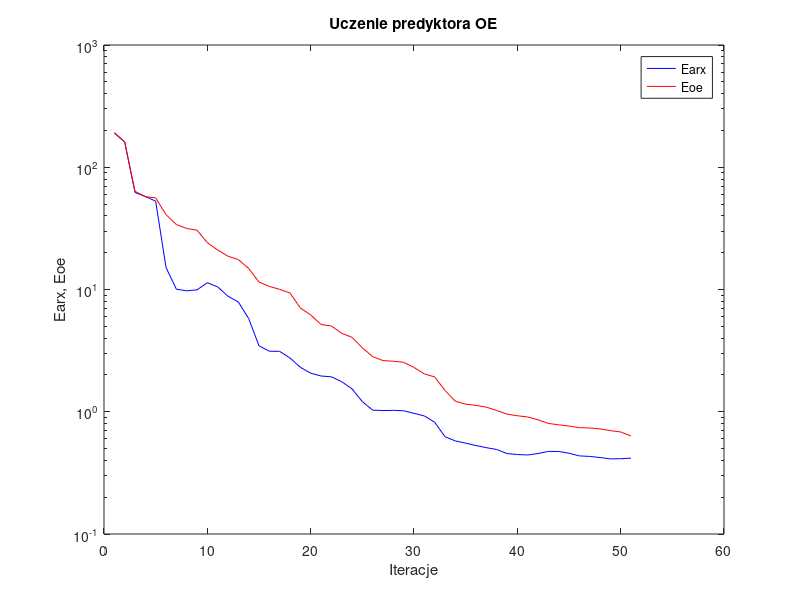
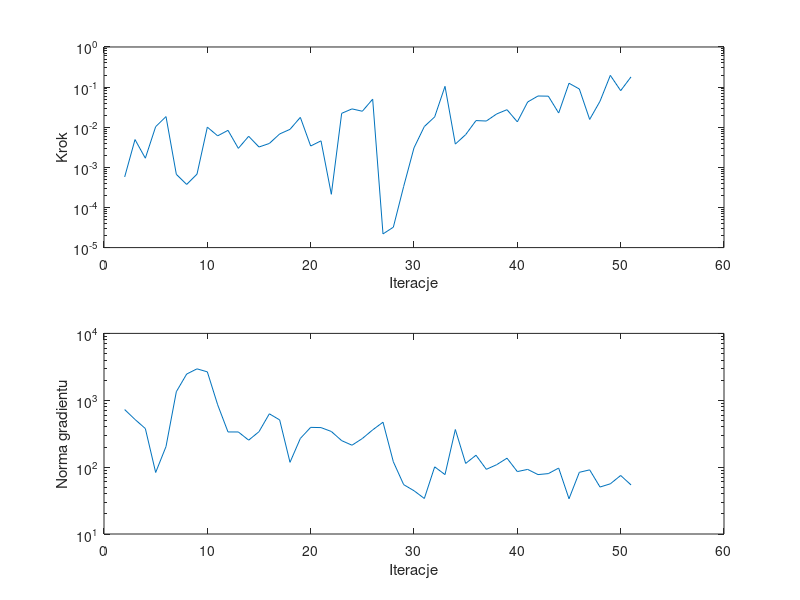

Recreate these plots in MATLAB, in order.
%uczenie predyktora oe
clear all;
n=0; farx(n+1)=1.908837e+002; foe(n+1)=1.916798e+002; wspucz(n+1)=0.000000e+000; ng(n+1)=0.000000e+000;
%odnowa zmiennej metryki
n=1; farx(n+1)=1.607739e+002; foe(n+1)=1.614338e+002; krok(n+1)=5.758264e-004; ng(n+1)=7.257980e+002;
n=2; farx(n+1)=6.218144e+001; foe(n+1)=6.355421e+001; krok(n+1)=4.926484e-003; ng(n+1)=5.162105e+002;
n=3; farx(n+1)=5.761088e+001; foe(n+1)=5.749177e+001; krok(n+1)=1.691206e-003; ng(n+1)=3.777325e+002;
n=4; farx(n+1)=5.280993e+001; foe(n+1)=5.614288e+001; krok(n+1)=1.033570e-002; ng(n+1)=8.319746e+001;
n=5; farx(n+1)=1.515925e+001; foe(n+1)=4.095483e+001; krok(n+1)=1.840296e-002; ng(n+1)=2.029514e+002;
n=6; farx(n+1)=1.006076e+001; foe(n+1)=3.401595e+001; krok(n+1)=6.694872e-004; ng(n+1)=1.342944e+003;
n=7; farx(n+1)=9.752698e+000; foe(n+1)=3.156746e+001; krok(n+1)=3.749852e-004; ng(n+1)=2.466224e+003;
n=8; farx(n+1)=9.935302e+000; foe(n+1)=3.057269e+001; krok(n+1)=6.767654e-004; ng(n+1)=2.950374e+003;
n=9; farx(n+1)=1.135932e+001; foe(n+1)=2.417313e+001; krok(n+1)=1.005588e-002; ng(n+1)=2.659894e+003;
n=10; farx(n+1)=1.050310e+001; foe(n+1)=2.103911e+001; krok(n+1)=6.099924e-003; ng(n+1)=8.554527e+002;
n=11; farx(n+1)=8.810321e+000; foe(n+1)=1.871109e+001; krok(n+1)=8.362807e-003; ng(n+1)=3.357910e+002;
n=12; farx(n+1)=7.905535e+000; foe(n+1)=1.756915e+001; krok(n+1)=2.972972e-003; ng(n+1)=3.356231e+002;
n=13; farx(n+1)=5.784963e+000; foe(n+1)=1.486151e+001; krok(n+1)=5.946996e-003; ng(n+1)=2.531968e+002;
n=14; farx(n+1)=3.462545e+000; foe(n+1)=1.150256e+001; krok(n+1)=3.214905e-003; ng(n+1)=3.389522e+002;
n=15; farx(n+1)=3.127447e+000; foe(n+1)=1.060910e+001; krok(n+1)=3.938450e-003; ng(n+1)=6.274783e+002;
n=16; farx(n+1)=3.119368e+000; foe(n+1)=1.002879e+001; krok(n+1)=6.800237e-003; ng(n+1)=5.083008e+002;
n=17; farx(n+1)=2.751414e+000; foe(n+1)=9.361657e+000; krok(n+1)=8.855578e-003; ng(n+1)=1.180287e+002;
n=18; farx(n+1)=2.309815e+000; foe(n+1)=7.064277e+000; krok(n+1)=1.761298e-002; ng(n+1)=2.684546e+002;
n=19; farx(n+1)=2.069605e+000; foe(n+1)=6.199010e+000; krok(n+1)=3.401267e-003; ng(n+1)=3.933353e+002;
n=20; farx(n+1)=1.960884e+000; foe(n+1)=5.171133e+000; krok(n+1)=4.578975e-003; ng(n+1)=3.900517e+002;
n=21; farx(n+1)=1.931333e+000; foe(n+1)=5.029663e+000; krok(n+1)=2.130969e-004; ng(n+1)=3.413509e+002;
n=22; farx(n+1)=1.762773e+000; foe(n+1)=4.387539e+000; krok(n+1)=2.219272e-002; ng(n+1)=2.489810e+002;
n=23; farx(n+1)=1.539327e+000; foe(n+1)=4.061164e+000; krok(n+1)=2.865057e-002; ng(n+1)=2.126903e+002;
n=24; farx(n+1)=1.209779e+000; foe(n+1)=3.338361e+000; krok(n+1)=2.501951e-002; ng(n+1)=2.677584e+002;
n=25; farx(n+1)=1.031015e+000; foe(n+1)=2.824841e+000; krok(n+1)=5.005537e-002; ng(n+1)=3.605898e+002;
%odnowa zmiennej metryki
n=26; farx(n+1)=1.023251e+000; foe(n+1)=2.621517e+000; krok(n+1)=2.190752e-005; ng(n+1)=4.697885e+002;
n=27; farx(n+1)=1.026702e+000; foe(n+1)=2.589449e+000; krok(n+1)=3.223481e-005; ng(n+1)=1.202711e+002;
n=28; farx(n+1)=1.019236e+000; foe(n+1)=2.538182e+000; krok(n+1)=3.347436e-004; ng(n+1)=5.472822e+001;
n=29; farx(n+1)=9.706102e-001; foe(n+1)=2.303700e+000; krok(n+1)=3.065383e-003; ng(n+1)=4.438098e+001;
n=30; farx(n+1)=9.239728e-001; foe(n+1)=2.038838e+000; krok(n+1)=1.040351e-002; ng(n+1)=3.397190e+001;
n=31; farx(n+1)=8.211596e-001; foe(n+1)=1.928284e+000; krok(n+1)=1.809047e-002; ng(n+1)=1.009740e+002;
n=32; farx(n+1)=6.251032e-001; foe(n+1)=1.492113e+000; krok(n+1)=1.044257e-001; ng(n+1)=7.735428e+001;
n=33; farx(n+1)=5.773929e-001; foe(n+1)=1.218340e+000; krok(n+1)=3.799656e-003; ng(n+1)=3.651848e+002;
n=34; farx(n+1)=5.535396e-001; foe(n+1)=1.154740e+000; krok(n+1)=6.543079e-003; ng(n+1)=1.136370e+002;
n=35; farx(n+1)=5.292964e-001; foe(n+1)=1.127673e+000; krok(n+1)=1.464382e-002; ng(n+1)=1.506224e+002;
n=36; farx(n+1)=5.083640e-001; foe(n+1)=1.090509e+000; krok(n+1)=1.427439e-002; ng(n+1)=9.270731e+001;
n=37; farx(n+1)=4.915281e-001; foe(n+1)=1.024721e+000; krok(n+1)=2.142359e-002; ng(n+1)=1.087692e+002;
n=38; farx(n+1)=4.550897e-001; foe(n+1)=9.562895e-001; krok(n+1)=2.735309e-002; ng(n+1)=1.360745e+002;
n=39; farx(n+1)=4.467156e-001; foe(n+1)=9.277427e-001; krok(n+1)=1.360047e-002; ng(n+1)=8.578754e+001;
n=40; farx(n+1)=4.430761e-001; foe(n+1)=9.063532e-001; krok(n+1)=4.256083e-002; ng(n+1)=9.249747e+001;
n=41; farx(n+1)=4.552463e-001; foe(n+1)=8.593742e-001; krok(n+1)=6.003917e-002; ng(n+1)=7.735060e+001;
n=42; farx(n+1)=4.738164e-001; foe(n+1)=8.026251e-001; krok(n+1)=5.945329e-002; ng(n+1)=7.999362e+001;
n=43; farx(n+1)=4.732886e-001; foe(n+1)=7.816639e-001; krok(n+1)=2.258989e-002; ng(n+1)=9.685127e+001;
n=44; farx(n+1)=4.577890e-001; foe(n+1)=7.637597e-001; krok(n+1)=1.248173e-001; ng(n+1)=3.364056e+001;
n=45; farx(n+1)=4.354749e-001; foe(n+1)=7.416728e-001; krok(n+1)=8.973318e-002; ng(n+1)=8.366161e+001;
n=46; farx(n+1)=4.311824e-001; foe(n+1)=7.364449e-001; krok(n+1)=1.563153e-002; ng(n+1)=9.104535e+001;
n=47; farx(n+1)=4.223306e-001; foe(n+1)=7.243253e-001; krok(n+1)=4.438543e-002; ng(n+1)=5.039720e+001;
n=48; farx(n+1)=4.117120e-001; foe(n+1)=7.007728e-001; krok(n+1)=1.961845e-001; ng(n+1)=5.630334e+001;
n=49; farx(n+1)=4.129694e-001; foe(n+1)=6.833552e-001; krok(n+1)=8.153064e-002; ng(n+1)=7.504369e+001;
n=50; farx(n+1)=4.174077e-001; foe(n+1)=6.338853e-001; krok(n+1)=1.794664e-001; ng(n+1)=5.422372e+001;

figure; semilogy(farx,'b'); hold on; semilogy(foe,'r'); xlabel('Iteracje'); ylabel('Earx, Eoe'); legend('Earx','Eoe'); title('Uczenie predyktora OE');
figure; subplot(2,1,1); semilogy(krok); xlabel('Iteracje'); ylabel('Krok');
subplot(2,1,2); semilogy(ng); xlabel('Iteracje'); ylabel('Norma gradientu');
Earx=farx(n+1)
Eoe=foe(n+1)
